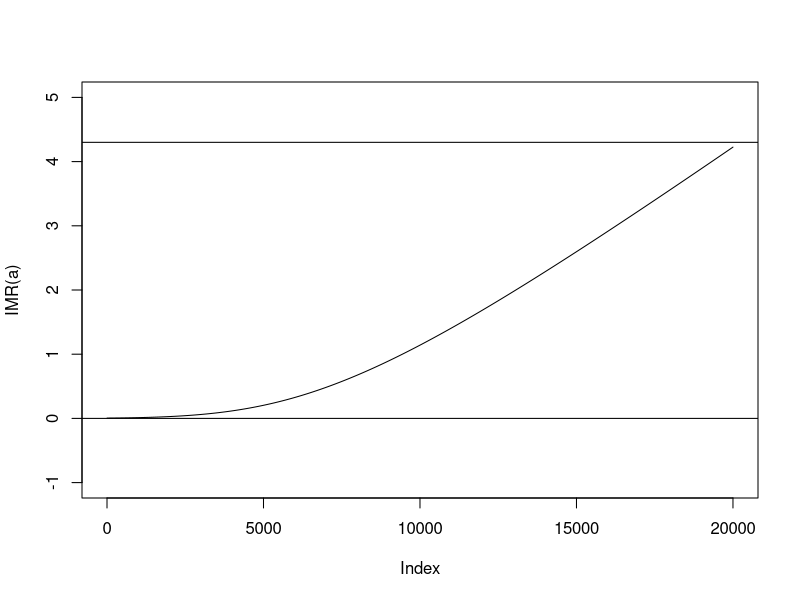
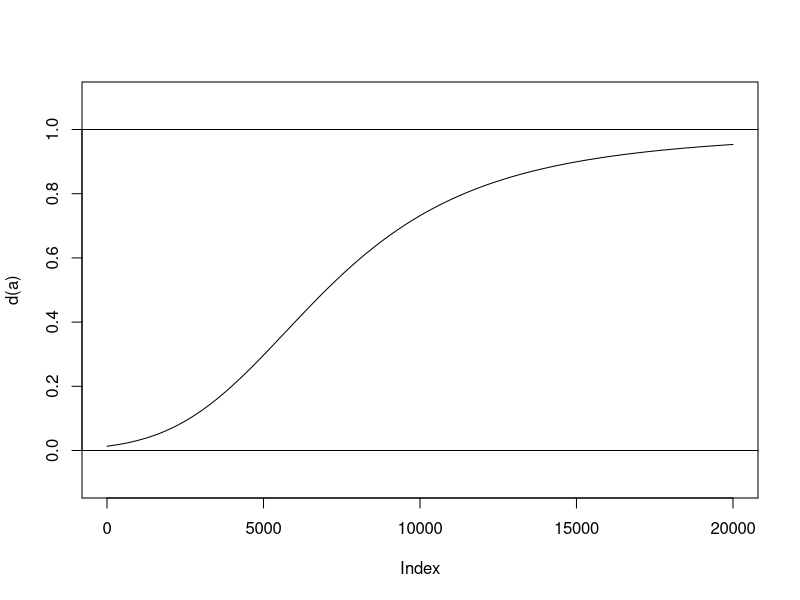
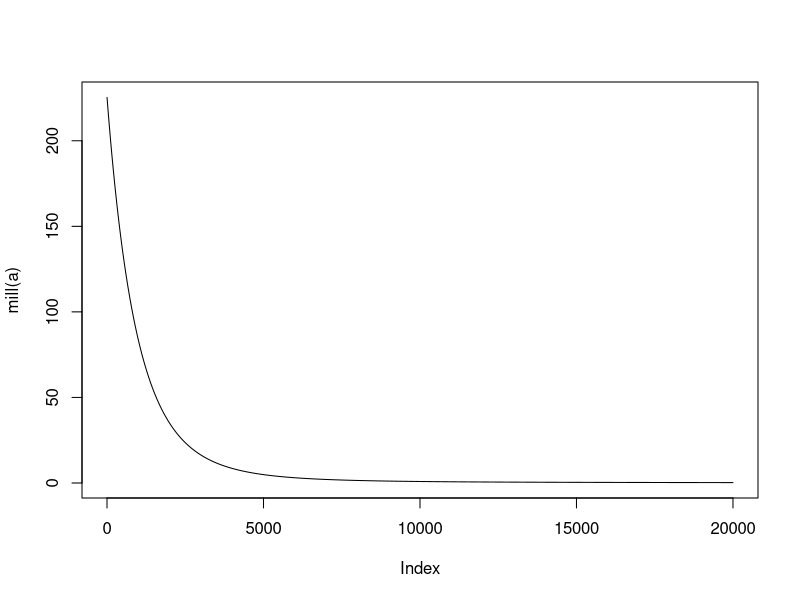
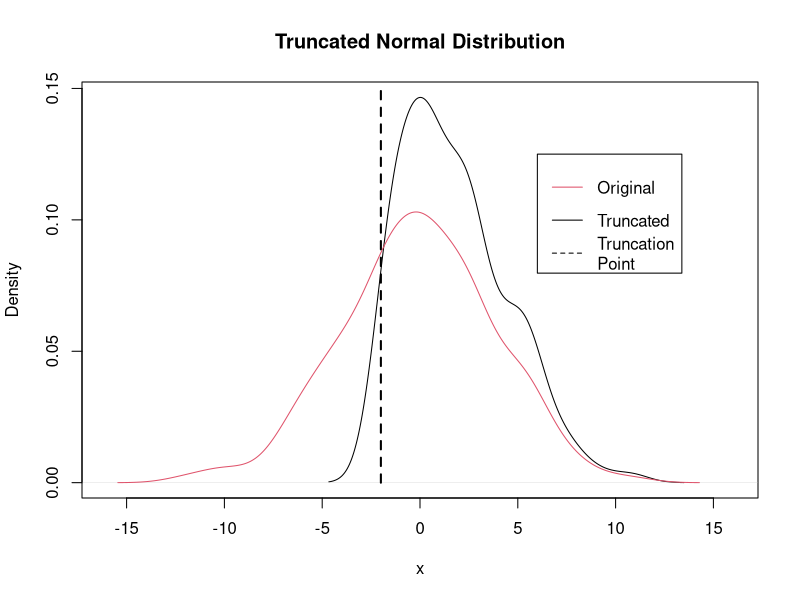
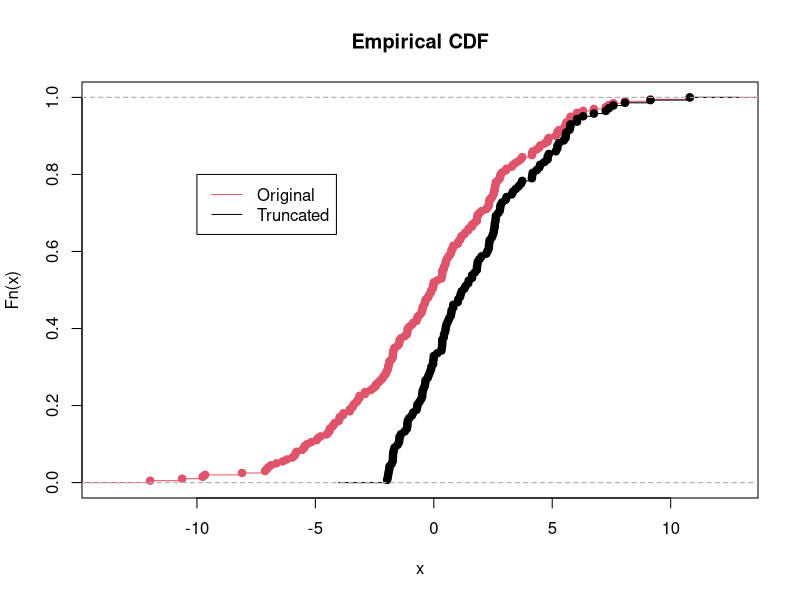
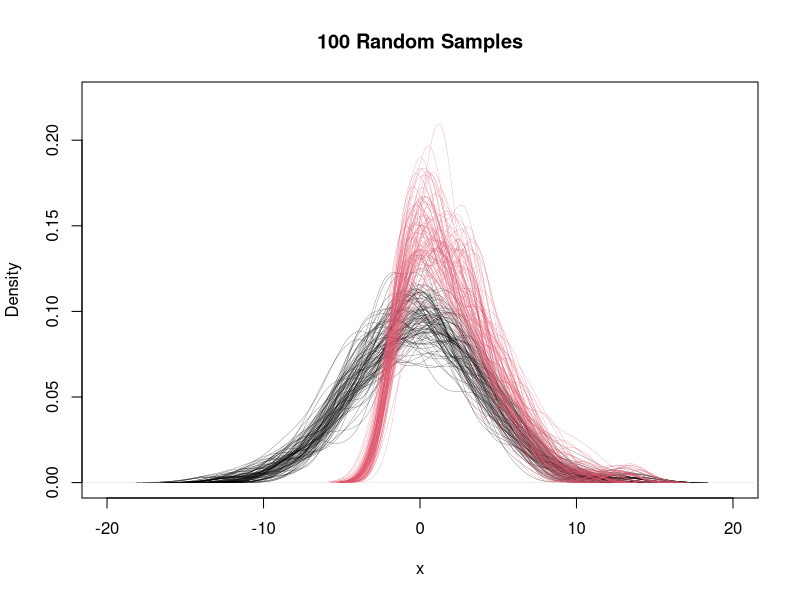
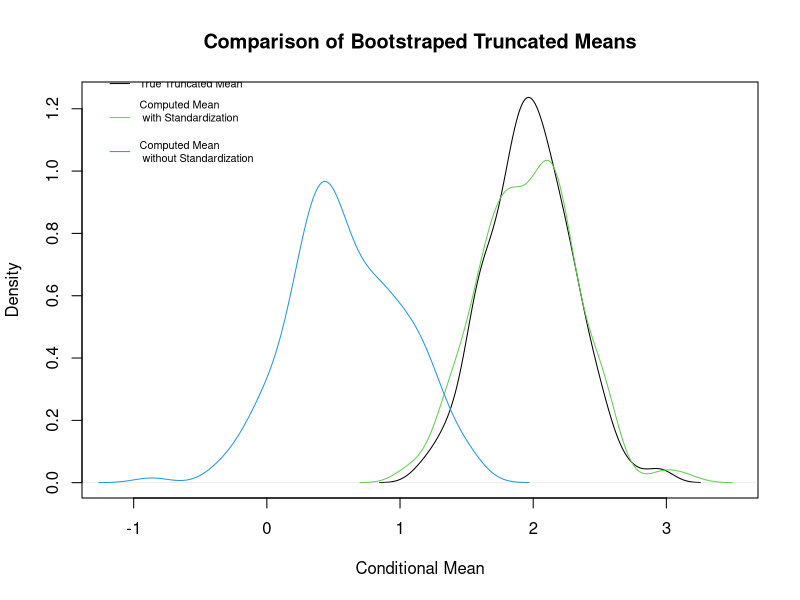

The R source for these figures, in order:
rm(list=ls())
cat("\014")
a<-seq(-3,4,length.out = 20000)
#a<-ifelse(b>0,b,0)
f<-function(x){
  return((1/sqrt(2*pi))*exp(-(x^2)/2))
}
integrate(f,-Inf,0)
F1<-function(x){
  return(pnorm(x))
}
IMR<-function(x){
  f(x)/(1-F1(x))}
F1(0)
IMR(0)
IMR(8.1)
plot(IMR(a),type = "l",ylim=c(-1,5))
abline(h=0)
abline(h=4.3)

d<-function(x){
  IMR(x)*(IMR(x)-x)}

plot(d(a),type = "l",ylim = c(-0.1,1.1))
abline(h=0)
abline(h=1)
mill <- function(x) {
  return((1 - pnorm(x)) / dnorm(x))
}

plot(mill(a),type = "l")


####Playing with Truncated Normals####

set.seed(42)
x<-rnorm(200,0,4)
y<-x[x>-2]

plot(density(y),xlim=c(-16,16),main="Truncated Normal Distribution",xlab="x")
lines(density(x),col=2)
segments(x0=-2,y0=0,y1=0.15,lty=2,lwd=2)
legend(6,0.125,legend=c("Original","Truncated","Truncation\nPoint"),col=c(2,1,1),lty=c(1,1,2));

#Plot CDF because we will need the original CDF for the Inverse Mills Ratio
plot(ecdf(x),col=2,main="Empirical CDF")
lines(ecdf(y))
legend(-10,0.8,legend=c("Original","Truncated"),col=c(2,1),lty=c(1,1))

#Create 1000 Random normal variates and sample repeatedly
x.source<-rnorm(1000,0,4)
s.sample<-matrix(0,200,100)
for(i in 1:100) {s.sample[,i]<-sample(x.source,200,replace=TRUE)}

#Trunc Sum is our row means for various outputs from the bootstrap
trunc.sum<-matrix(0,200,4)
trunc.sum[,1]<-rowMeans(s.sample)
for(i in 1:200) {trunc.sum[i,2]<-mean(s.sample[i,s.sample[i,]>-2])}

#Alpha is basically a scale factor.  It gives us a scale free measure of the
#truncation point
alpha<-matrix(0,200,1)
for (i in 1:200) {alpha[i]<-(-2-trunc.sum[i,1])/sd(s.sample[i,])}

#This is the whole reason I created the file.  I didn't know of the pdf/cdf used
#for the Inverse Mills ratio were standardized or not.  The original sd was 4,
#standardized would be 1
lambda4<-dnorm(alpha,0,4)/(1-pnorm(alpha,0,4))
lambda1<-dnorm(alpha,0,1)/(1-pnorm(alpha,0,1))
#Expected value of truncated distribution for each
for (i in 1:200) {trunc.sum[i,3]<-trunc.sum[i,1]+sd(s.sample[i,])*lambda4[i]}
for (i in 1:200) {trunc.sum[i,4]<-trunc.sum[i,1]+sd(s.sample[i,])*lambda1[i]}
colnames(trunc.sum)<-c("Orig.mean","trunc.mean","sd4.mean","sd1.mean")

#did this mostly because it looks purdy
plot(density(s.sample[1,]),xlim=c(-20,20),type="n",main="100 Random Samples",xlab="x",ylim=c(0,0.225))
for (i in 2:100) {lines(density(s.sample[i,]),lwd=0.2)}
for (i in 1:100) {lines(density(s.sample[i,s.sample[i,]>-2]),lwd=0.2,col=2)};
#Here is the meat of it.  I didn't do variance but because delta follows 
#mechanically from lambda I didn't need to.
plot(density(trunc.sum[,4]),type="l",xlim=c(-1.2,3.5),main="Comparison of Bootstraped Truncated Means",xlab="Conditional Mean")
lines(density(trunc.sum[,2]),col=3)
lines(density(trunc.sum[,3]),col=4)
trunc.leg<-c("True Truncated Mean","Computed Mean\n with Standardization\n","Computed Mean\n without Standardization")
legend(x=-1.25,y=1.39,legend=trunc.leg,col=c(1,3,4),lty=c(1,1,1),cex=0.65,bty="n");
